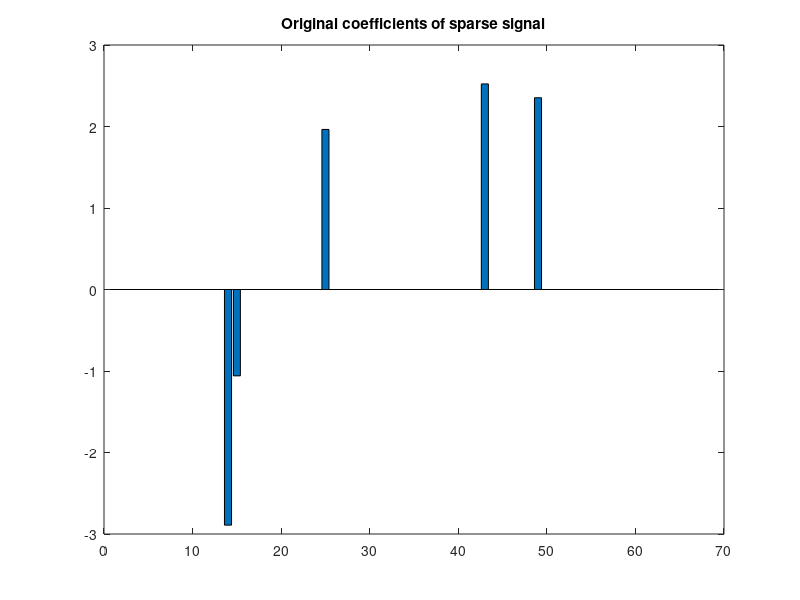
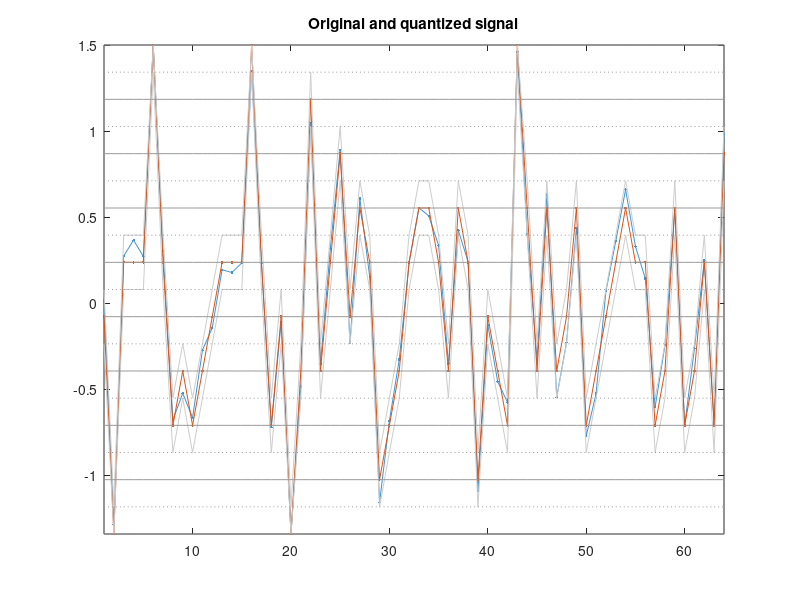

Write MATLAB code to recreate these figures, in order. (Note: this script raises an error after producing the figures.)
clear;
close all;
addpath('unlocbox\')

N = 64;
k = 5;
d = 10;

algorithm = 'DR';

A = @(x) idct(x);
At = @(x) dct(x);

if k>N
    error('Sparsity cannot be greater than signal length/number of atoms')
end

support = randperm(N);
support = support(1:k);

x_support = 1 + 3*rand([k 1]);
x_support = x_support .* (((rand([k 1])>.5)*2)-1); % random signs
x = zeros(N, 1);
x(support) = x_support;

y = A(x);

fig_coef = figure;
h_coef_orig = bar(x);

hold on;
title('Original coefficients of sparse signal')

min_y = min(min(y));
max_y = max(max(y));
range = max_y - min_y;

quant_step = range / (d-1);
dec_bounds = (min_y + quant_step/2) : quant_step : (max_y-quant_step/2);
quant_levels = min_y : quant_step : max_y;

[index, y_quant] = quantiz(y, dec_bounds, quant_levels);
y_quant = y_quant';

lower_dec_bounds = y_quant - (quant_step/2);
upper_dec_bounds = y_quant + (quant_step/2);

min_quant_level = quant_levels(1);
max_quant_level = quant_levels(end);
upper_dec_bounds(upper_dec_bounds > max_quant_level) = max_quant_level;
lower_dec_bounds(lower_dec_bounds < min_quant_level) = min_quant_level;

grey = 0.6 * ones(1,3);
lightgrey = 0.8 * ones(1,3);
black = [0,0,0];
blue = [0.251, 0.584, 0.808];
orange = [0.851, 0.325, 0.098];
green = [0 1 0];

fig_time = figure;
h_orig = plot(y, '.-', 'Color', blue);
hold on;
h_quant = plot(y_quant, '.-', 'Color', orange);
title('Original and quantized signal')

h_signal_constr = plot(upper_dec_bounds, 'Color', lightgrey);
plot(lower_dec_bounds, 'Color', lightgrey);

for j=1:d
    yPos = quant_levels(j);
    h_q_lev = plot(ones(1,N) * yPos, 'Color', grey);
end

for j=1:(d-1)
    yPos = dec_bounds(j);
    h_dec_b = plot(ones(1,N) * yPos, ':', 'Color', grey);
end

axis tight;

uistack(h_orig, 'top');
uistack(h_quant, 'top');
h_legend_time = legend([h_orig, h_quant, h_q_lev, h_dec_b, h_signal_constr], 'original', 'quantized', 'quantiz. levels', 'decision bounds', 'signal constraints');

fig_quant_noise = figure;
quant_noise = y - y_quant;
h_quant_noise = plot(quant_noise, 'Color', blue);
hold on;
title('Quantization noise');

switch algorithm
    case 'LP' % ie, Linear Programming. doubles the number of variables
        f = (ones([1 2*N]));

        b = [-lower_dec_bounds; upper_dec_bounds];
        Amatrix = A(eye(N));
        A_ = [Amatrix -Amatrix; -Amatrix Amatrix];
        lb = zeros(2*N, 1);

        w = linprog(f,A_,b,[],[],lb);

        uv = reshape(w,N,2);
        u = uv(:,1);
        v = uv(:,2);
        x_reconstructed = v - u;
        y_dequant = A(x_reconstructed);

        sol = x_reconstructed;
    case 'DR' % Douglas-Rachford

        % UNLocBoX version
        init_unlocbox();

        param.lower_lim = lower_dec_bounds;
        param.upper_lim = upper_dec_bounds;

        indi_thr = 1e-4;
        f1.eval = @(x) norm(x,1);
        f1.prox = @(x,T) sign(x).*max(abs(x)-T, 0);

        f2.eval = @(x) 1 / (1 - (any((A(x(:))-param.upper_lim)>indi_thr)) || any((A(x(:))-param.lower_lim) < -indi_thr)) - 1;
        f2.prox = @(x,T) At(proj_box(A(x),[],param));

        paramsolver.verbose = 5;
        paramsolver.maxit = 300;
        paramsolver.tol = 1e-6;
        paramsolver.lambda = 1;
        paramsolver.gamma = 1e-2;

        [sol, info] = douglas_rachford(At(y_quant), f1, f2, paramsolver);
        info

        sol = f2.prox(sol,[]);
        y_dequant = A(sol);
        
        close_unlocbox();

        % Manual version
        DR_y = A(y_quant);
        DR_x_old = DR_y;

        relat_change_coefs = 1;
        relat_change_obj = 1;
        cnt = 1;
        obj_eval = [];

        while relat_change_obj > paramsolver.tol
            DR_x = f2.prox(DR_y,[]);
            obj_eval = [obj_eval, f1.eval(DR_x) + f2.eval(DR_x)];
            DR_y = DR_y + paramsolver.lambda*(f1.prox(2*DR_x-DR_y, paramsolver.gamma)-DR_x);
            if cnt > 1
                relat_change_coefs = norm(DR_x-DR_x_old) / norm(DR_x_old);
                relat_change_obj = norm(obj_eval(end) - obj_eval(end-1)) / norm(obj_eval(end-1));
                if paramsolver.verbose > 1
                    fprintf('  relative change in coefficients: %e \n', relat_change_coefs);
                    fprintf('  relative change in objective fun: %e \n', relat_change_obj);
                    fprintf('\n');
                end
            end
            DR_x_old = DR_x;
            cnt = cnt + 1;
        end

        DR_x = f2.prox(DR_y);
        y_dequant = A(DR_x);

        disp(['Finished after ' num2str(cnt) ' iterations.'])

        figure;
        plot([y_dequant A(sol)])
        norm(y_dequant - A(sol))
        title('UNLOCBOX vs. manual solution')

        figure
        plot(obj_eval)
        title('Objective function value (after projeciton into contraints in each iteration)')
end

figure(fig_time)
h_dequant = plot(y_dequant, '.-', 'Color', green);
uistack(h_dequant,'top');
delete(h_legend_time)
h_legend_time = legend([h_orig, h_quant, h_dequant, h_q_lev, h_dec_b, h_signal_constr ], 'original', 'quantized', 'dequantized', 'quantiz. levels', 'decision bounds', 'signal constraints');
title('Original, quantized and dequantized signals')

%quantization and reconstruction errors
figure(fig_quant_noise)
h_dequant_error = plot(y-y_dequant, 'Color', green);
title('Quantization error and error of reconstruction (i.e. original - reconstr.)');
axis tight
legend([h_quant_noise h_dequant_error], 'Quantizat. error', 'Error of reconstr.')

%coefficients of reconstructed signal
figure(fig_coef)
hold on
h_coefs_dequant = bar(sol,'FaceColor',green);
title('Coefficients of original and reconstructed signals');
legend([h_coefs_orig h_coefs_dequant], 'Coefs of orig. signal', 'Coefs of dequant. signal')
axis tight


figure(fig_time)
axis tight